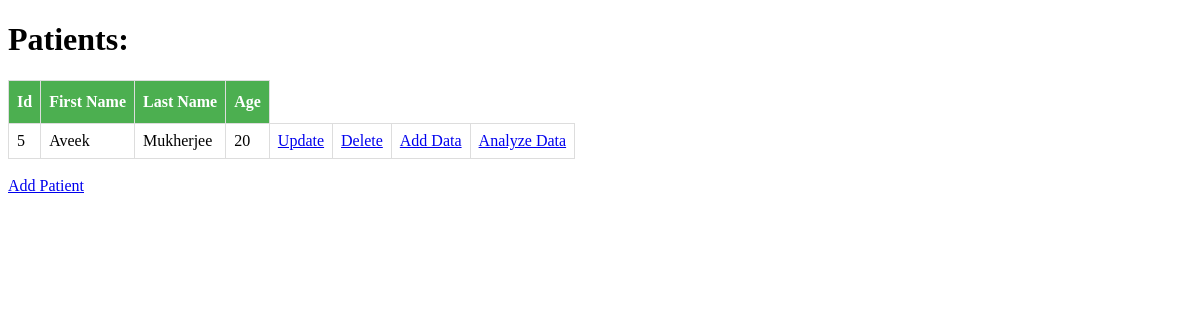
The page / on the database its author committed.
### clinicalsApp/models.py (models this page shows)
class Patient(models.Model):
    lastName = models.CharField(max_length=20)
    firstName = models.CharField(max_length=20)
    age = models.IntegerField()

### clinicalsApp/views.py (the view)
# urls.py: path('', views.PatientListView.as_view(), name='index'),
class PatientListView(ListView):
    model = Patient

### templates/clinicalsApp/patient_list.html (shortened to what this page needs)
<!DOCTYPE html>
{% load static %}
<html lang="en">
<head>
    <link rel="stylesheet" href="{% static 'css/clinicals.css' %}">
</head>
<body>
    <h1>Patients:</h1>
    <table>
        <thead>
            <th>Id</th>
            <th>First Name</th>
            <th>Last Name</th>
            <th>Age</th>
        </thead>
        {% for patient in patient_list %}
        <tr>
            <td>{{patient.id}}</td>
            <td>{{patient.firstName}}</td>
            <td>{{patient.lastName}}</td>
            <td>{{patient.age}}</td>
            <td><a href="/update/{{patient.id}}">Update</a></td>
            <td><a href="/delete/{{patient.id}}">Delete</a></td>
            <td><a href="/addData/{{patient.id}}">Add Data</a></td>
            <td><a href="/analyze/{{patient.id}}">Analyze Data</a></td>
        </tr>
        {% endfor %}
    </table>
    <br>
    <a href="create/">Add Patient</a>
</body>
</html>

### static/css/clinicals.css (style rules this page uses)
table, th, td { border: 0px solid black; border-collapse: collapse; }
td,th { border: 1px solid #ddd; padding: 8px; }
th { padding-top: 12px; padding-bottom: 12px; text-align: left; background-color: #4CAF50; color: white; }

### rows shown on the page
Patient: id "5", firstName "Aveek", lastName "Mukherjee", age "20"
